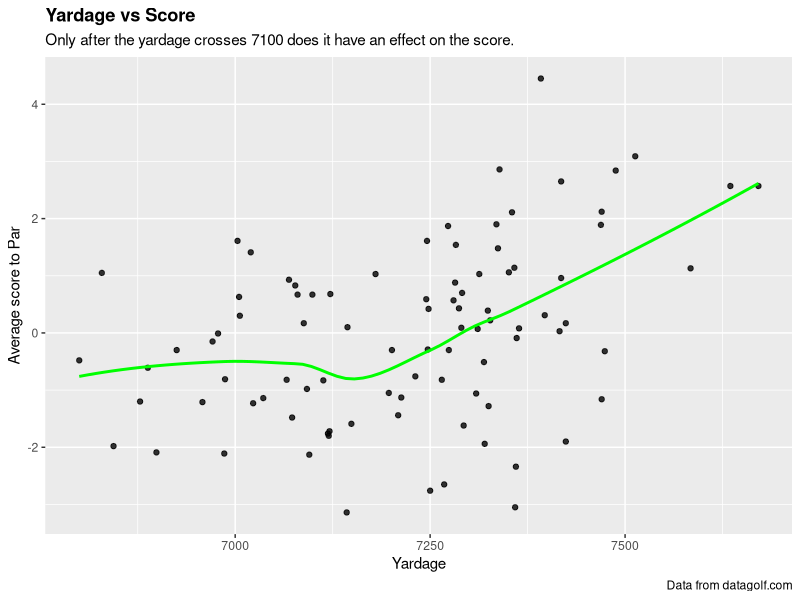

Generate this figure with R:
## ---- chunk 1
library(tidyverse)

golf_data <- read_csv(file = "dg_new_course_table.csv")
## ---- chunk 2
 golf_data |> ggplot(mapping = aes(x = yardage, y = adj_score_to_par)) + geom_point(alpha = 0.8) + geom_smooth(method = "loess", se = FALSE, color = "green") + labs(title = "Yardage vs Score", subtitle = "Only after the yardage crosses 7100 does it have an effect on the score.", x = "Yardage", y = "Average score to Par", caption = "Data from datagolf.com") + theme(plot.title = element_text(face = "bold")) 
